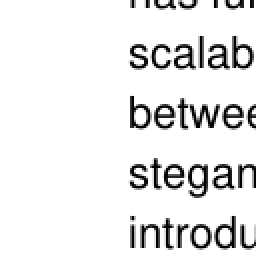
#> input picture data/patches/000031.png, 128 x 128 px (shown 2 times larger)
$ python -i preprocessing.py   (imports and definitions only)
#> lines starting #> are read from the running program, lines starting #| are printed output that depends on the picture; after the words box and inside, x2 and y2 are one past the last pixel; in counts of white or black regions, pixels touching at a corner belong together
#> further down, picture is the input picture: shape (128, 128, 3); min 0, max 255, mean 233.2
"""Deterministic OpenCV preprocessing for Trace-Mark page images."""

from __future__ import annotations

from pathlib import Path

import cv2
import numpy as np


DEFAULT_SIZE = (256, 256)


def _order_points(points: np.ndarray) -> np.ndarray:
    ordered = np.zeros((4, 2), dtype=np.float32)
    sums = points.sum(axis=1)
    differences = np.diff(points, axis=1).ravel()
    ordered[0] = points[np.argmin(sums)]
    ordered[2] = points[np.argmax(sums)]
    ordered[1] = points[np.argmin(differences)]
    ordered[3] = points[np.argmax(differences)]
    return ordered


def detect_page_corners(image: np.ndarray) -> np.ndarray | None:
    """Detect the largest quadrilateral page contour, if one is visible."""

    gray = cv2.cvtColor(image, cv2.COLOR_BGR2GRAY) if image.ndim == 3 else image
    blurred = cv2.GaussianBlur(gray, (5, 5), 0)
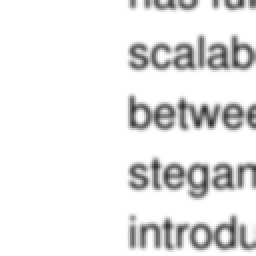
#> blurred: shape (128, 128) (shown 2 times larger); min 47, max 255, mean 233.2
    edges = cv2.Canny(blurred, 40, 140)
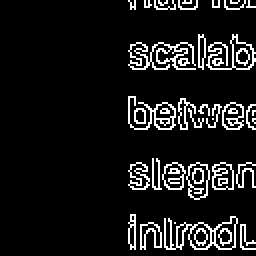
#> edges: shape (128, 128) (shown 2 times larger); 9.7% white in thin lines or dots, all inside (x1, y1, x2, y2) = (64, 0, 128, 125)
    contours, _ = cv2.findContours(edges, cv2.RETR_EXTERNAL, cv2.CHAIN_APPROX_SIMPLE)
#> contours = 37 contours, 23 with area under 20; largest, box (x1, y1, x2, y2) and area: (82, 108, 119, 125) 306, (64, 21, 98, 35) 160, (93, 81, 105, 100) 154, (103, 17, 128, 35) 144, (64, 48, 88, 65) 121
    image_area = float(gray.shape[0] * gray.shape[1])
#> image_area = 16384
    for contour in sorted(contours, key=cv2.contourArea, reverse=True):
        if cv2.contourArea(contour) < image_area * 0.25:
            continue
        polygon = cv2.approxPolyDP(contour, 0.03 * cv2.arcLength(contour, True), True)
        if len(polygon) == 4:
            return _order_points(polygon.reshape(4, 2).astype(np.float32))
#> this loop made 37 passes
#> contour on passes 34, 36, 37: [[126, 55], [126, 57], [126, 56], [127, 55]], [[87, 111]], [[106, 59]]
    return None


def correct_perspective(image: np.ndarray, size: tuple[int, int] = DEFAULT_SIZE) -> np.ndarray:
    """Warp a detected page to a stable width/height, or resize if no page is found."""

    corners = detect_page_corners(image)
    if corners is None:
        return cv2.resize(image, size, interpolation=cv2.INTER_AREA)
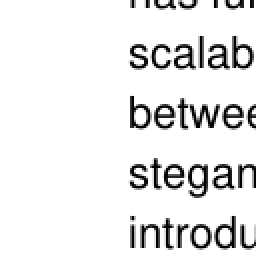
#> returned value: shape (256, 256, 3); min 0, max 255, mean 233.2
    width, height = size
    target = np.array(
        [[0, 0], [width - 1, 0], [width - 1, height - 1], [0, height - 1]],
        dtype=np.float32,
    )
    transform = cv2.getPerspectiveTransform(corners, target)
    return cv2.warpPerspective(image, transform, size, borderValue=255)


def normalize_page(image: np.ndarray, size: tuple[int, int] = DEFAULT_SIZE) -> np.ndarray:
    """Return a grayscale, illumination-corrected uint8 page of ``size``."""

    page = correct_perspective(image, size)
    gray = cv2.cvtColor(page, cv2.COLOR_BGR2GRAY) if page.ndim == 3 else page
#> gray: shape (256, 256)
    background = cv2.GaussianBlur(gray, (0, 0), 21)
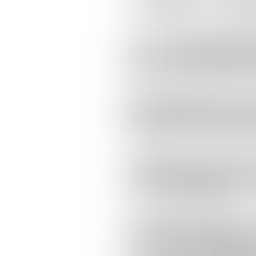
#> background: shape (256, 256); min 194, max 255, mean 233.2
    corrected = cv2.divide(gray, background, scale=255)
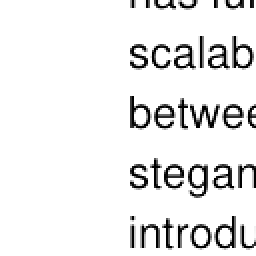
#> corrected: shape (256, 256); min 0, max 255, mean 235.4
    return cv2.normalize(corrected, None, 0, 255, cv2.NORM_MINMAX).astype(np.uint8)


def load_and_preprocess(path: str | Path, size: tuple[int, int] = DEFAULT_SIZE) -> np.ndarray:
    """Read an image from disk and normalize it for model inference."""

    image = cv2.imread(str(path), cv2.IMREAD_COLOR)
    if image is None:
        raise ValueError(f"unable to read image: {path}")
    return normalize_page(image, size)


def extract_fingerprint_regions(
    image: np.ndarray, size: tuple[int, int] = DEFAULT_SIZE
) -> list[np.ndarray]:
    """Return normalized fingerprint regions; currently the complete page is one region."""

    return [normalize_page(image, size)]

>>> import cv2
>>> picture = cv2.imread('data/patches/000031.png')
>>> result = normalize_page(picture)

$ run again, on data/patches/000161.png
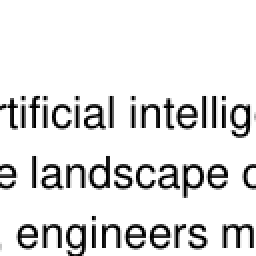
#> input picture data/patches/000161.png, 128 x 128 px (shown 2 times larger)
#> picture is the input picture: shape (128, 128, 3); min 0, max 255, mean 227.4
#> in detect_page_corners, `edges = cv2.Canny(blurred, 40, 140)`:
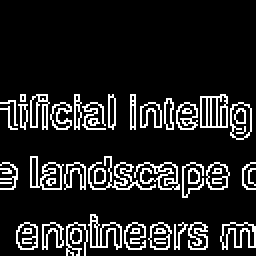
#> edges: shape (128, 128) (shown 2 times larger); 12.8% white in thin lines or dots, all inside (x1, y1, x2, y2) = (0, 47, 128, 128)
#> contours = 40 contours, 16 with area under 20; largest, box (x1, y1, x2, y2) and area: (100, 47, 114, 64) 197, (15, 78, 32, 95) 160, (115, 51, 126, 70) 158, (44, 107, 61, 125) 128, (110, 111, 128, 125) 120
#> the loop in detect_page_corners, `for contour in sorted(contours, key=cv2.contourArea, reverse=True):` made 40 passes
#> contour on passes 33, 40: [[10, 47], [10, 50], [12, 50], [12, 47]], [[0, 91], [5, 91]]
#> in normalize_page, `corrected = cv2.divide(gray, background, scale=255)`:
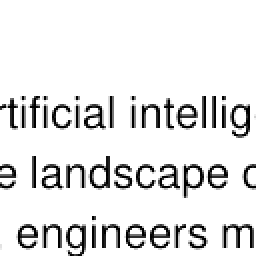
#> corrected: shape (256, 256); min 0, max 255, mean 230.2

$ run again, on data/patches/000180.png
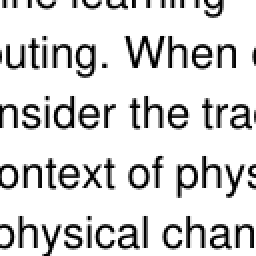
#> input picture data/patches/000180.png, 128 x 128 px (shown 2 times larger)
#> picture is the input picture: shape (128, 128, 3); min 0, max 255, mean 216.5
#> in detect_page_corners, `edges = cv2.Canny(blurred, 40, 140)`:
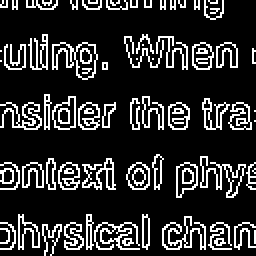
#> edges: shape (128, 128) (shown 2 times larger); 17.5% white in thin lines or dots
#> contours = 71 contours, 44 with area under 20; largest, box (x1, y1, x2, y2) and area: (26, 21, 49, 40) 222, (26, 48, 38, 65) 136, (88, 81, 99, 99) 130, (63, 81, 75, 95) 118, (84, 51, 95, 65) 114
#> the loop in detect_page_corners, `for contour in sorted(contours, key=cv2.contourArea, reverse=True):` made 71 passes
#> contour on pass 37: [[51, 31], [51, 34], [53, 34], [53, 31]]
#> in normalize_page, `corrected = cv2.divide(gray, background, scale=255)`:
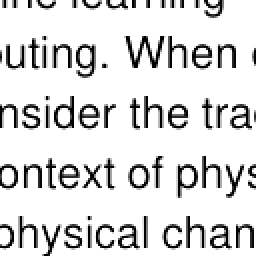
#> corrected: shape (256, 256); min 0, max 255, mean 220.3

$ run again, on data/patches/000239.png
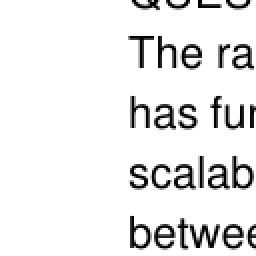
#> input picture data/patches/000239.png, 128 x 128 px (shown 2 times larger)
#> picture is the input picture: shape (128, 128, 3); min 0, max 255, mean 234.3
#> in detect_page_corners, `edges = cv2.Canny(blurred, 40, 140)`:
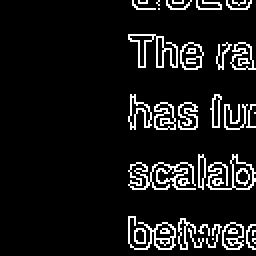
#> edges: shape (128, 128) (shown 2 times larger); 9.1% white in thin lines or dots, all inside (x1, y1, x2, y2) = (64, 0, 128, 125)
#> contours = 36 contours, 23 with area under 20; largest, box (x1, y1, x2, y2) and area: (64, 81, 98, 95) 160, (103, 77, 128, 95) 144, (64, 17, 89, 34) 127, (64, 108, 88, 125) 121, (90, 21, 102, 35) 117
#> the loop in detect_page_corners, `for contour in sorted(contours, key=cv2.contourArea, reverse=True):` made 36 passes
#> contour on passes 32 to 36: [[126, 115], [126, 117], [126, 116], [127, 115]], [[106, 119]], [[127, 56]], [[79, 4]], [[79, 0], [78, 1], [79, 2], [78, 1]]
#> in normalize_page, `corrected = cv2.divide(gray, background, scale=255)`:
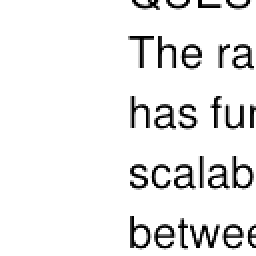
#> corrected: shape (256, 256); min 0, max 255, mean 236.3
